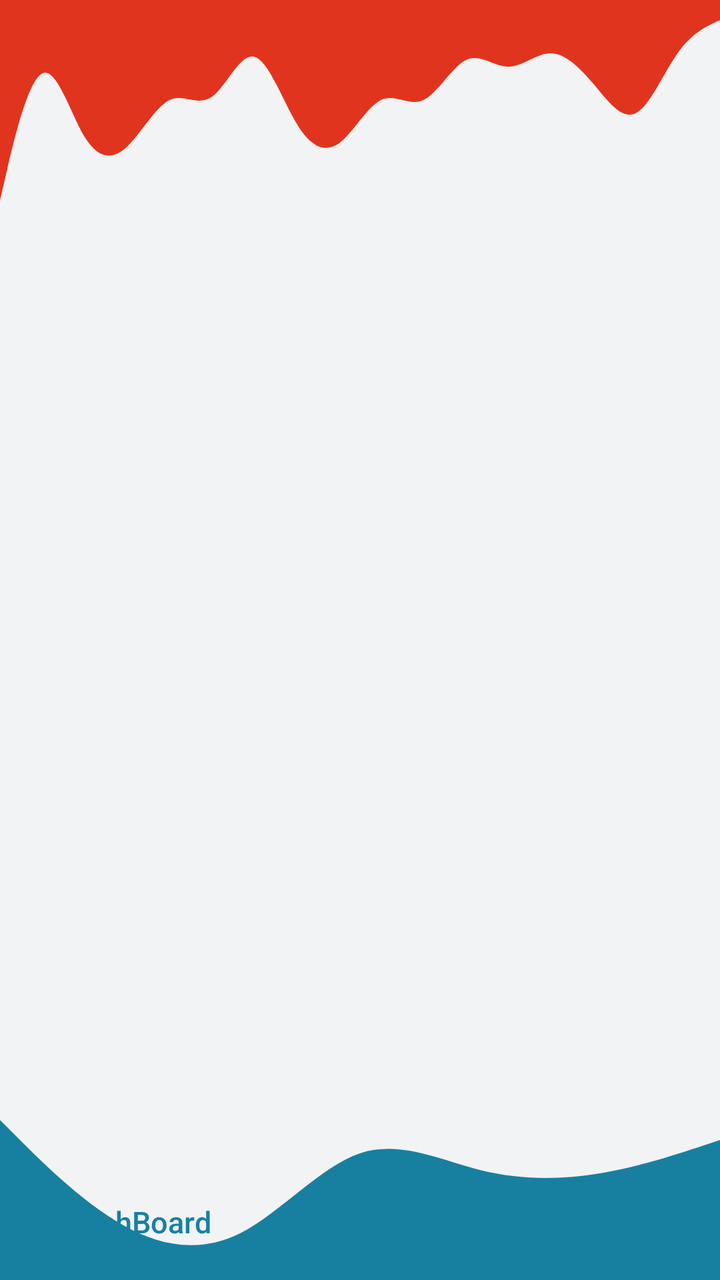
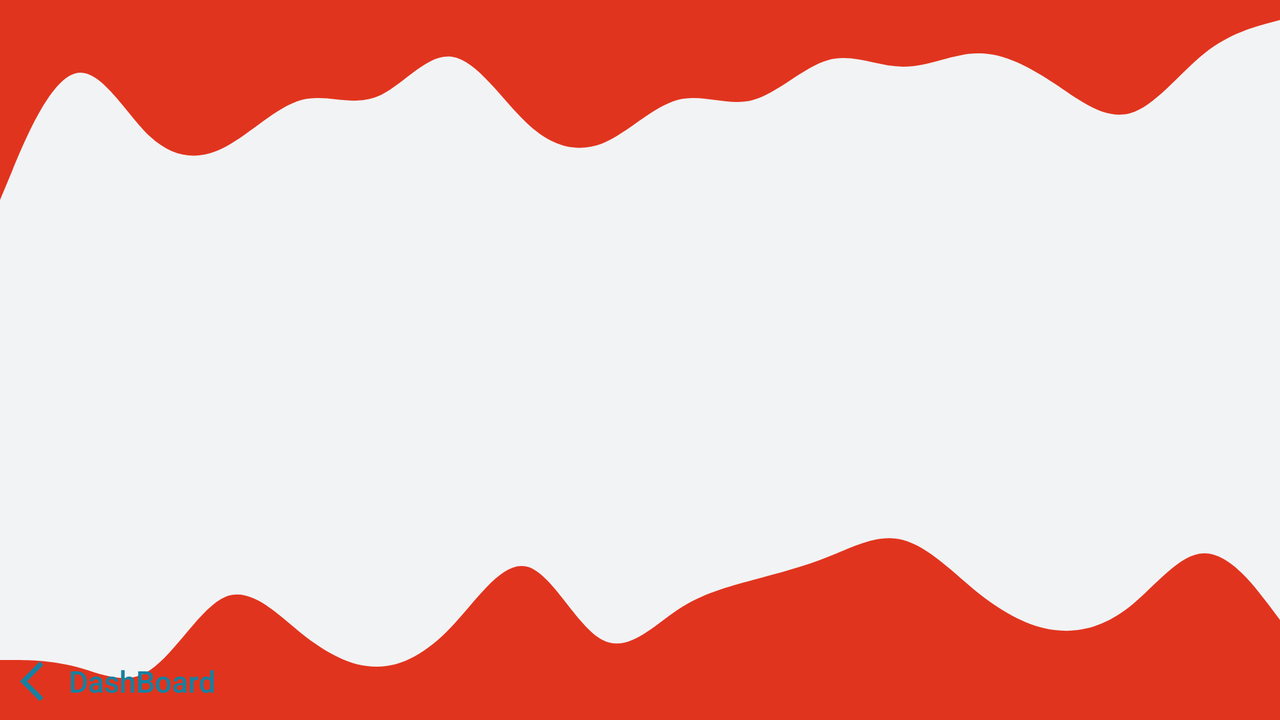

An Android layout and its configuration variant, each rendered on a device that would load it. The default file and the variant file are quoted in full after the pictures.
<!-- AndroidManifest.xml: application theme Theme.FootBallApp -->
<!-- res/layout/activity_article.xml -->
<?xml version="1.0" encoding="utf-8"?>
<androidx.constraintlayout.widget.ConstraintLayout xmlns:android="http://schemas.android.com/apk/res/android"
    xmlns:app="http://schemas.android.com/apk/res-auto"
    xmlns:tools="http://schemas.android.com/tools"
    android:layout_width="match_parent"
    android:layout_height="match_parent"
    android:background="@color/light_grey"
    tools:context=".ArticleActivity">

    <Button
        android:id="@+id/btn_backMain"
        android:layout_width="wrap_content"
        android:layout_height="wrap_content"
        android:background="@drawable/round_card_white_bg"
        android:drawableStart="@drawable/ic_baseline_arrow_back_ios_24"
        android:onClick="toMainActivity2"
        android:text="DashBoard"
        android:textAllCaps="false"
        android:layout_marginBottom="5dp"
        android:layout_marginStart="5dp"
        android:padding="3dp"
        android:textColor="@color/greenish"
        android:textSize="15sp"
        app:layout_constraintStart_toStartOf="parent"
        app:layout_constraintBottom_toBottomOf="parent"
        />


    <View
        android:id="@+id/view2"
        android:layout_width="match_parent"
        android:layout_height="100dp"
        android:background="@drawable/ic_wave9"
        app:layout_constraintEnd_toEndOf="parent"
        app:layout_constraintStart_toStartOf="parent"
        app:layout_constraintTop_toTopOf="parent" />

    <FrameLayout
        android:id="@+id/mainContainer"
        android:layout_width="match_parent"
        android:layout_height="0dp"
        android:layout_marginBottom="5dp"
        app:layout_constraintBottom_toTopOf="@id/btn_backMain"
        app:layout_constraintEnd_toEndOf="parent"
        app:layout_constraintStart_toStartOf="parent"
        app:layout_constraintTop_toTopOf="parent"
        android:translationZ="1dp"
        >

    </FrameLayout>

    <View
        android:id="@+id/view3"
        android:layout_width="match_parent"
        android:layout_height="100dp"
        android:background="@drawable/ic_wave7"
        app:layout_constraintBottom_toBottomOf="parent"
        app:layout_constraintEnd_toEndOf="parent"
        app:layout_constraintStart_toStartOf="parent" />

</androidx.constraintlayout.widget.ConstraintLayout>
<!-- resources referenced by this layout -->
<resources>
  <color name="greenish">#1780a1</color>
  <color name="light_grey">#F2F3F4</color>
  <!-- drawable ic_baseline_arrow_back_ios_24 (drawable) -->
  <vector android:autoMirrored="true" android:height="24dp"
      android:tint="#1780A1" android:viewportHeight="24"
      android:viewportWidth="24" android:width="24dp" xmlns:android="http://schemas.android.com/apk/res/android">
      <path android:fillColor="@android:color/white" android:pathData="M11.67,3.87L9.9,2.1 0,12l9.9,9.9 1.77,-1.77L3.54,12z"/>
  </vector>
  <!-- drawable ic_wave7 (drawable) -->
  <vector xmlns:android="http://schemas.android.com/apk/res/android"
      android:width="1440dp"
      android:height="320dp"
      android:viewportWidth="1440"
      android:viewportHeight="320">
    <path
        android:pathData="M0,64L40,96C80,128 160,192 240,229.3C320,267 400,277 480,245.3C560,213 640,139 720,117.3C800,96 880,128 960,144C1040,160 1120,160 1200,149.3C1280,139 1360,117 1400,106.7L1440,96L1440,320L1400,320C1360,320 1280,320 1200,320C1120,320 1040,320 960,320C880,320 800,320 720,320C640,320 560,320 480,320C400,320 320,320 240,320C160,320 80,320 40,320L0,320Z"
        android:fillColor="#1780a1"/>
  </vector>
  <!-- drawable ic_wave9 (drawable) -->
  <vector xmlns:android="http://schemas.android.com/apk/res/android"
      android:width="1440dp"
      android:height="320dp"
      android:viewportWidth="1440"
      android:viewportHeight="320">
    <path
        android:pathData="M0,320L14.1,272C28.2,224 56,128 85,117.3C112.9,107 141,181 169,218.7C197.6,256 226,256 254,234.7C282.4,213 311,171 339,160C367.1,149 395,171 424,154.7C451.8,139 480,85 508,90.7C536.5,96 565,160 593,197.3C621.2,235 649,245 678,229.3C705.9,213 734,171 762,160C790.6,149 819,171 847,160C875.3,149 904,107 932,96C960,85 988,107 1016,106.7C1044.7,107 1073,85 1101,85.3C1129.4,85 1158,107 1186,133.3C1214.1,160 1242,192 1271,181.3C1298.8,171 1327,117 1355,85.3C1383.5,53 1412,43 1426,37.3L1440,32L1440,0L1425.9,0C1411.8,0 1384,0 1355,0C1327.1,0 1299,0 1271,0C1242.4,0 1214,0 1186,0C1157.6,0 1129,0 1101,0C1072.9,0 1045,0 1016,0C988.2,0 960,0 932,0C903.5,0 875,0 847,0C818.8,0 791,0 762,0C734.1,0 706,0 678,0C649.4,0 621,0 593,0C564.7,0 536,0 508,0C480,0 452,0 424,0C395.3,0 367,0 339,0C310.6,0 282,0 254,0C225.9,0 198,0 169,0C141.2,0 113,0 85,0C56.5,0 28,0 14,0L0,0Z"
        android:fillColor="#E1341E"/>
  </vector>
  <style name="Theme.FootBallApp" parent="Theme.AppCompat.Light.NoActionBar">
          
          <item name="colorPrimary">@color/purple_500</item>
          <item name="colorPrimaryVariant">@color/purple_700</item>
          <item name="colorOnPrimary">@color/white</item>
          
          <item name="colorSecondary">@color/teal_200</item>
          <item name="colorSecondaryVariant">@color/teal_700</item>
          <item name="colorOnSecondary">@color/black</item>
          
          <item name="android:statusBarColor" tools:targetApi="l">?attr/colorPrimaryVariant</item>
          
      </style>
  <color name="purple_500">#FF6200EE</color>
  <color name="purple_700">#1780a1</color>
  <color name="white">#FFFFFFFF</color>
  <color name="teal_200">#FF03DAC5</color>
  <color name="teal_700">#FF018786</color>
  <color name="black">#FF000000</color>
</resources>
<!-- res/layout-land/activity_article.xml (the author's variant of the layout above) -->
<!-- drawn on the phone turned sideways -->
<?xml version="1.0" encoding="utf-8"?>
<androidx.constraintlayout.widget.ConstraintLayout xmlns:android="http://schemas.android.com/apk/res/android"
    xmlns:app="http://schemas.android.com/apk/res-auto"
    xmlns:tools="http://schemas.android.com/tools"
    android:layout_width="match_parent"
    android:layout_height="match_parent"
    android:background="@color/light_grey"
    tools:context=".ArticleActivity">

    <Button
        android:id="@+id/btn_backMain"
        android:layout_width="wrap_content"
        android:layout_height="wrap_content"
        android:background="@drawable/round_clear_border"
        android:drawableStart="@drawable/ic_baseline_arrow_back_ios_24"
        android:onClick="toMainActivity2"
        android:text="DashBoard"
        android:layout_marginStart="10dp"
        android:layout_marginBottom="-5dp"
        android:textAllCaps="false"
        android:textColor="@color/greenish"
        android:textSize="15sp"
        app:layout_constraintStart_toStartOf="parent"
        app:layout_constraintBottom_toBottomOf="parent"
        />



    <View
        android:id="@+id/view2"
        android:layout_width="match_parent"
        android:layout_height="100dp"
        android:background="@drawable/ic_wave9"
        app:layout_constraintEnd_toEndOf="parent"
        app:layout_constraintStart_toStartOf="parent"
        app:layout_constraintTop_toTopOf="parent" />

    <LinearLayout
        android:id="@+id/landLinearLayout"
        android:layout_width="match_parent"
        android:layout_height="match_parent"
        android:padding="5dp"
        android:translationZ="1dp"
        android:orientation="horizontal">

        <FrameLayout
            android:id="@+id/mainContainer"
            android:layout_width="match_parent"
            android:layout_height="match_parent"
            android:layout_weight="1"
            android:layout_margin="5dp"
            >

        </FrameLayout>

        <FrameLayout
            android:id="@+id/webContainer"
            android:layout_width="match_parent"
            android:layout_height="match_parent"
            android:layout_weight="1"
            android:layout_margin="5dp"
            >

        </FrameLayout>


    </LinearLayout>

    <View
        android:id="@+id/view3"
        android:layout_width="match_parent"
        android:layout_height="100dp"
        android:background="@drawable/ic_wave10"
        app:layout_constraintBottom_toBottomOf="parent"
        app:layout_constraintEnd_toEndOf="parent"
        app:layout_constraintStart_toStartOf="parent" />

</androidx.constraintlayout.widget.ConstraintLayout>
<!-- resources referenced by the variant -->
<!-- as the phone turned sideways resolves them -->
<resources>
  <color name="greenish">#1780a1</color>
  <color name="light_grey">#F2F3F4</color>
  <!-- drawable ic_baseline_arrow_back_ios_24 (drawable) -->
  <vector android:autoMirrored="true" android:height="24dp"
      android:tint="#1780A1" android:viewportHeight="24"
      android:viewportWidth="24" android:width="24dp" xmlns:android="http://schemas.android.com/apk/res/android">
      <path android:fillColor="@android:color/white" android:pathData="M11.67,3.87L9.9,2.1 0,12l9.9,9.9 1.77,-1.77L3.54,12z"/>
  </vector>
  <!-- drawable ic_wave10 (drawable) -->
  <vector xmlns:android="http://schemas.android.com/apk/res/android"
      android:width="1440dp"
      android:height="320dp"
      android:viewportWidth="1440"
      android:viewportHeight="320">
    <path
        android:pathData="M0,224L14.1,224C28.2,224 56,224 85,234.7C112.9,245 141,267 169,240C197.6,213 226,139 254,122.7C282.4,107 311,149 339,181.3C367.1,213 395,235 424,234.7C451.8,235 480,213 508,170.7C536.5,128 565,64 593,74.7C621.2,85 649,171 678,192C705.9,213 734,171 762,144C790.6,117 819,107 847,96C875.3,85 904,75 932,58.7C960,43 988,21 1016,32C1044.7,43 1073,85 1101,117.3C1129.4,149 1158,171 1186,176C1214.1,181 1242,171 1271,138.7C1298.8,107 1327,53 1355,53.3C1383.5,53 1412,107 1426,133.3L1440,160L1440,320L1425.9,320C1411.8,320 1384,320 1355,320C1327.1,320 1299,320 1271,320C1242.4,320 1214,320 1186,320C1157.6,320 1129,320 1101,320C1072.9,320 1045,320 1016,320C988.2,320 960,320 932,320C903.5,320 875,320 847,320C818.8,320 791,320 762,320C734.1,320 706,320 678,320C649.4,320 621,320 593,320C564.7,320 536,320 508,320C480,320 452,320 424,320C395.3,320 367,320 339,320C310.6,320 282,320 254,320C225.9,320 198,320 169,320C141.2,320 113,320 85,320C56.5,320 28,320 14,320L0,320Z"
        android:fillColor="#E1341E"/>
  </vector>
  <!-- drawable ic_wave9 (drawable) -->
  <vector xmlns:android="http://schemas.android.com/apk/res/android"
      android:width="1440dp"
      android:height="320dp"
      android:viewportWidth="1440"
      android:viewportHeight="320">
    <path
        android:pathData="M0,320L14.1,272C28.2,224 56,128 85,117.3C112.9,107 141,181 169,218.7C197.6,256 226,256 254,234.7C282.4,213 311,171 339,160C367.1,149 395,171 424,154.7C451.8,139 480,85 508,90.7C536.5,96 565,160 593,197.3C621.2,235 649,245 678,229.3C705.9,213 734,171 762,160C790.6,149 819,171 847,160C875.3,149 904,107 932,96C960,85 988,107 1016,106.7C1044.7,107 1073,85 1101,85.3C1129.4,85 1158,107 1186,133.3C1214.1,160 1242,192 1271,181.3C1298.8,171 1327,117 1355,85.3C1383.5,53 1412,43 1426,37.3L1440,32L1440,0L1425.9,0C1411.8,0 1384,0 1355,0C1327.1,0 1299,0 1271,0C1242.4,0 1214,0 1186,0C1157.6,0 1129,0 1101,0C1072.9,0 1045,0 1016,0C988.2,0 960,0 932,0C903.5,0 875,0 847,0C818.8,0 791,0 762,0C734.1,0 706,0 678,0C649.4,0 621,0 593,0C564.7,0 536,0 508,0C480,0 452,0 424,0C395.3,0 367,0 339,0C310.6,0 282,0 254,0C225.9,0 198,0 169,0C141.2,0 113,0 85,0C56.5,0 28,0 14,0L0,0Z"
        android:fillColor="#E1341E"/>
  </vector>
  <style name="Theme.FootBallApp" parent="Theme.AppCompat.Light.NoActionBar">
          
          <item name="colorPrimary">@color/purple_500</item>
          <item name="colorPrimaryVariant">@color/purple_700</item>
          <item name="colorOnPrimary">@color/white</item>
          
          <item name="colorSecondary">@color/teal_200</item>
          <item name="colorSecondaryVariant">@color/teal_700</item>
          <item name="colorOnSecondary">@color/black</item>
          
          <item name="android:statusBarColor" tools:targetApi="l">?attr/colorPrimaryVariant</item>
          
      </style>
  <color name="purple_500">#FF6200EE</color>
  <color name="purple_700">#1780a1</color>
  <color name="white">#FFFFFFFF</color>
  <color name="teal_200">#FF03DAC5</color>
  <color name="teal_700">#FF018786</color>
  <color name="black">#FF000000</color>
</resources>
